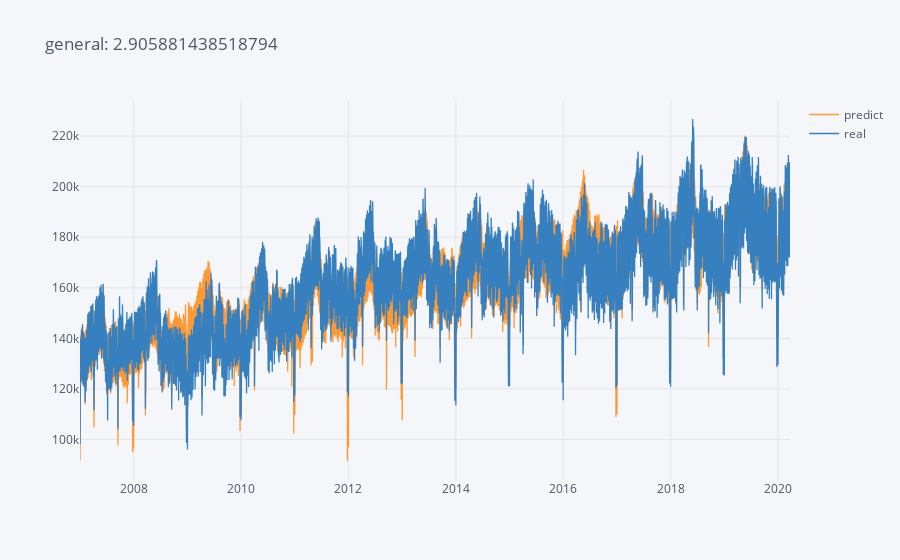
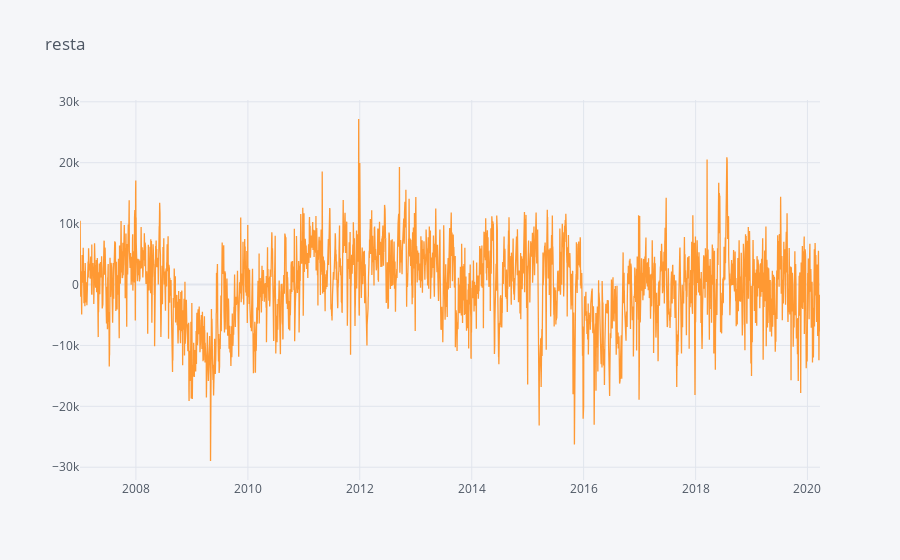
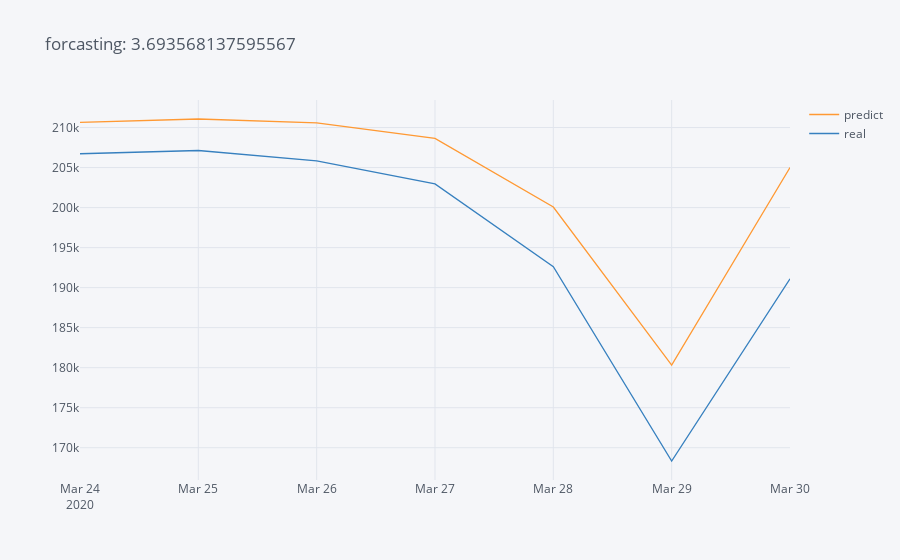

Notebook code cell kept with these figures, in order:
### Markdown cell above
**Antes del pca**

general:2.9137

predicción: 3.5348


**Después del pca**

general:2.9058

predicción: 3.6935

### Code cell
visual1(7)

### Figure 1 — Plotly figure (JSON) as saved in the notebook; plotly's stock layout.template omitted (floating-point values rounded to 4 significant figures; data arrays with more than 128 entries replaced by an {"elided": "..."} marker saying what was removed)
{"data": [{"line": {"color": "rgba(255, 153, 51, 1.0)", "dash": "solid", "shape": "linear", "width": 1.3}, "mode": "lines", "name": "predict", "text": "", "type": "scatter", "x": {"elided": "4831 str values"}, "y": {"elided": "4831 float values"}}, {"line": {"color": "rgba(55, 128, 191, 1.0)", "dash": "solid", "shape": "linear", "width": 1.3}, "mode": "lines", "name": "real", "text": "", "type": "scatter", "x": {"elided": "4831 str values"}, "y": {"elided": "4831 float values"}}], "layout": {"legend": {"bgcolor": "#F5F6F9", "font": {"color": "#4D5663"}}, "paper_bgcolor": "#F5F6F9", "plot_bgcolor": "#F5F6F9", "title": {"font": {"color": "#4D5663"}, "text": "general: 2.905881438518794"}, "xaxis": {"gridcolor": "#E1E5ED", "showgrid": true, "tickfont": {"color": "#4D5663"}, "title": {"font": {"color": "#4D5663"}, "text": ""}, "zerolinecolor": "#E1E5ED"}, "yaxis": {"gridcolor": "#E1E5ED", "showgrid": true, "tickfont": {"color": "#4D5663"}, "title": {"font": {"color": "#4D5663"}, "text": ""}, "zerolinecolor": "#E1E5ED"}}}

### Figure 2 — Plotly figure (JSON) as saved in the notebook; plotly's stock layout.template omitted (floating-point values rounded to 4 significant figures; data arrays with more than 128 entries replaced by an {"elided": "..."} marker saying what was removed)
{"data": [{"line": {"color": "rgba(255, 153, 51, 1.0)", "dash": "solid", "shape": "linear", "width": 1.3}, "mode": "lines", "name": "resta", "text": "", "type": "scatter", "x": {"elided": "4831 str values"}, "y": {"elided": "4831 float values"}}], "layout": {"legend": {"bgcolor": "#F5F6F9", "font": {"color": "#4D5663"}}, "paper_bgcolor": "#F5F6F9", "plot_bgcolor": "#F5F6F9", "title": {"font": {"color": "#4D5663"}, "text": "resta"}, "xaxis": {"gridcolor": "#E1E5ED", "showgrid": true, "tickfont": {"color": "#4D5663"}, "title": {"font": {"color": "#4D5663"}, "text": ""}, "zerolinecolor": "#E1E5ED"}, "yaxis": {"gridcolor": "#E1E5ED", "showgrid": true, "tickfont": {"color": "#4D5663"}, "title": {"font": {"color": "#4D5663"}, "text": ""}, "zerolinecolor": "#E1E5ED"}}}

### Figure 3 — Plotly figure (JSON) as saved in the notebook; plotly's stock layout.template omitted (floating-point values rounded to 4 significant figures)
{"data": [{"line": {"color": "rgba(255, 153, 51, 1.0)", "dash": "solid", "shape": "linear", "width": 1.3}, "mode": "lines", "name": "predict", "text": "", "type": "scatter", "x": ["2020-03-24", "2020-03-25", "2020-03-26", "2020-03-27", "2020-03-28", "2020-03-29", "2020-03-30"], "y": [210600.0, 211100.0, 210600.0, 208700.0, 200100.0, 180300.0, 205000.0]}, {"line": {"color": "rgba(55, 128, 191, 1.0)", "dash": "solid", "shape": "linear", "width": 1.3}, "mode": "lines", "name": "real", "text": "", "type": "scatter", "x": ["2020-03-24", "2020-03-25", "2020-03-26", "2020-03-27", "2020-03-28", "2020-03-29", "2020-03-30"], "y": [206700.0, 207100.0, 205800.0, 203000.0, 192600.0, 168300.0, 191100.0]}], "layout": {"legend": {"bgcolor": "#F5F6F9", "font": {"color": "#4D5663"}}, "paper_bgcolor": "#F5F6F9", "plot_bgcolor": "#F5F6F9", "title": {"font": {"color": "#4D5663"}, "text": "forcasting: 3.693568137595567"}, "xaxis": {"gridcolor": "#E1E5ED", "showgrid": true, "tickfont": {"color": "#4D5663"}, "title": {"font": {"color": "#4D5663"}, "text": ""}, "zerolinecolor": "#E1E5ED"}, "yaxis": {"gridcolor": "#E1E5ED", "showgrid": true, "tickfont": {"color": "#4D5663"}, "title": {"font": {"color": "#4D5663"}, "text": ""}, "zerolinecolor": "#E1E5ED"}}}
